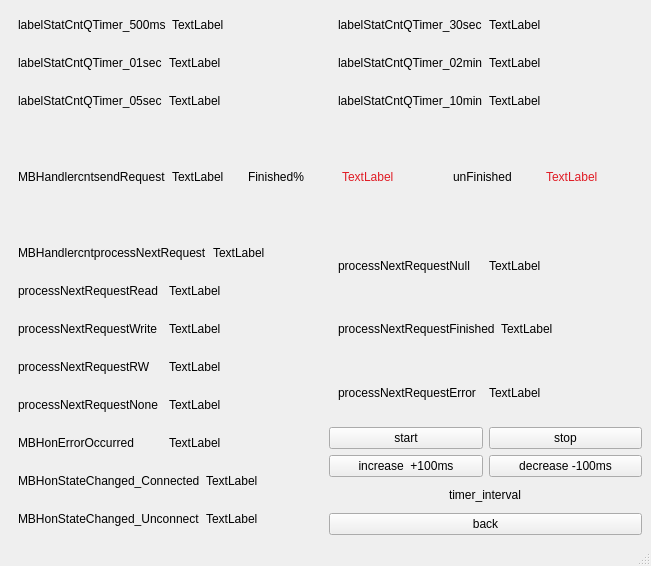
<?xml version="1.0" encoding="UTF-8"?>
<ui version="4.0">
 <class>MainWindowCom3</class>
 <widget class="QMainWindow" name="MainWindowCom3">
  <property name="geometry">
   <rect>
    <x>0</x>
    <y>0</y>
    <width>651</width>
    <height>566</height>
   </rect>
  </property>
  <property name="windowTitle">
   <string>MainWindow</string>
  </property>
  <widget class="QWidget" name="centralwidget">
   <layout class="QVBoxLayout" name="verticalLayout_6">
    <item>
     <layout class="QVBoxLayout" name="verticalLayout">
      <item>
       <layout class="QHBoxLayout" name="horizontalLayout_20">
        <item>
         <widget class="QWidget" name="widget" native="true">
          <layout class="QHBoxLayout" name="horizontalLayout_7">
           <item>
            <widget class="QLabel" name="label">
             <property name="text">
              <string>labelStatCntQTimer_500ms</string>
             </property>
            </widget>
           </item>
           <item>
            <widget class="QLabel" name="labelStatCntQTimer_500ms">
             <property name="text">
              <string>TextLabel</string>
             </property>
            </widget>
           </item>
          </layout>
         </widget>
        </item>
        <item>
         <widget class="QWidget" name="widget_4" native="true">
          <layout class="QHBoxLayout" name="horizontalLayout_3">
           <item>
            <widget class="QLabel" name="label_4">
             <property name="text">
              <string>labelStatCntQTimer_30sec</string>
             </property>
            </widget>
           </item>
           <item>
            <widget class="QLabel" name="labelStatCntQTimer_30sec">
             <property name="text">
              <string>TextLabel</string>
             </property>
            </widget>
           </item>
          </layout>
         </widget>
        </item>
       </layout>
      </item>
      <item>
       <layout class="QHBoxLayout" name="horizontalLayout_21">
        <item>
         <widget class="QWidget" name="widget_2" native="true">
          <layout class="QHBoxLayout" name="horizontalLayout">
           <item>
            <widget class="QLabel" name="label_2">
             <property name="text">
              <string>labelStatCntQTimer_01sec</string>
             </property>
            </widget>
           </item>
           <item>
            <widget class="QLabel" name="labelStatCntQTimer_01sec">
             <property name="text">
              <string>TextLabel</string>
             </property>
            </widget>
           </item>
          </layout>
         </widget>
        </item>
        <item>
         <widget class="QWidget" name="widget_5" native="true">
          <layout class="QHBoxLayout" name="horizontalLayout_4">
           <item>
            <widget class="QLabel" name="label_5">
             <property name="text">
              <string>labelStatCntQTimer_02min</string>
             </property>
            </widget>
           </item>
           <item>
            <widget class="QLabel" name="labelStatCntQTimer_02min">
             <property name="text">
              <string>TextLabel</string>
             </property>
            </widget>
           </item>
          </layout>
         </widget>
        </item>
       </layout>
      </item>
      <item>
       <layout class="QHBoxLayout" name="horizontalLayout_22">
        <item>
         <widget class="QWidget" name="widget_3" native="true">
          <layout class="QHBoxLayout" name="horizontalLayout_2">
           <item>
            <widget class="QLabel" name="label_3">
             <property name="text">
              <string>labelStatCntQTimer_05sec</string>
             </property>
            </widget>
           </item>
           <item>
            <widget class="QLabel" name="labelStatCntQTimer_05sec">
             <property name="text">
              <string>TextLabel</string>
             </property>
            </widget>
           </item>
          </layout>
         </widget>
        </item>
        <item>
         <widget class="QWidget" name="widget_6" native="true">
          <layout class="QHBoxLayout" name="horizontalLayout_5">
           <item>
            <widget class="QLabel" name="label_6">
             <property name="text">
              <string>labelStatCntQTimer_10min</string>
             </property>
            </widget>
           </item>
           <item>
            <widget class="QLabel" name="labelStatCntQTimer_10min">
             <property name="text">
              <string>TextLabel</string>
             </property>
            </widget>
           </item>
          </layout>
         </widget>
        </item>
       </layout>
      </item>
     </layout>
    </item>
    <item>
     <layout class="QHBoxLayout" name="horizontalLayout_6">
      <item>
       <widget class="QWidget" name="widget_7" native="true">
        <layout class="QHBoxLayout" name="horizontalLayout_29">
         <item>
          <widget class="QLabel" name="label_7">
           <property name="text">
            <string>MBHandlercntsendRequest</string>
           </property>
          </widget>
         </item>
         <item>
          <widget class="QLabel" name="labelStatMBHandlercntsendRequest">
           <property name="text">
            <string>TextLabel</string>
           </property>
          </widget>
         </item>
        </layout>
       </widget>
      </item>
      <item>
       <widget class="QWidget" name="widget_19" native="true">
        <layout class="QHBoxLayout" name="horizontalLayout_24">
         <item>
          <widget class="QLabel" name="label_20">
           <property name="text">
            <string>Finished%</string>
           </property>
          </widget>
         </item>
         <item>
          <widget class="QLabel" name="labelStatMBHandlerpercentFinished">
           <property name="text">
            <string>&lt;html&gt;&lt;head/&gt;&lt;body&gt;&lt;p&gt;&lt;span style=&quot; color:#e01b24;&quot;&gt;TextLabel&lt;/span&gt;&lt;/p&gt;&lt;/body&gt;&lt;/html&gt;</string>
           </property>
          </widget>
         </item>
        </layout>
       </widget>
      </item>
      <item>
       <widget class="QWidget" name="widget_20" native="true">
        <layout class="QHBoxLayout" name="horizontalLayout_25">
         <item>
          <widget class="QLabel" name="label_21">
           <property name="text">
            <string>unFinished</string>
           </property>
          </widget>
         </item>
         <item>
          <widget class="QLabel" name="labelStatMBHandlercntunFinished">
           <property name="text">
            <string>&lt;html&gt;&lt;head/&gt;&lt;body&gt;&lt;p&gt;&lt;span style=&quot; color:#e01b24;&quot;&gt;TextLabel&lt;/span&gt;&lt;/p&gt;&lt;/body&gt;&lt;/html&gt;</string>
           </property>
          </widget>
         </item>
        </layout>
       </widget>
      </item>
     </layout>
    </item>
    <item>
     <layout class="QHBoxLayout" name="horizontalLayout_23">
      <item>
       <layout class="QVBoxLayout" name="verticalLayout_2">
        <item>
         <widget class="QWidget" name="widget_8" native="true">
          <layout class="QHBoxLayout" name="horizontalLayout_8">
           <item>
            <widget class="QLabel" name="label_8">
             <property name="text">
              <string>MBHandlercntprocessNextRequest</string>
             </property>
            </widget>
           </item>
           <item>
            <widget class="QLabel" name="labelStatMBHandlercntprocessNextRequest">
             <property name="text">
              <string>TextLabel</string>
             </property>
            </widget>
           </item>
          </layout>
         </widget>
        </item>
        <item>
         <widget class="QWidget" name="widget_9" native="true">
          <layout class="QHBoxLayout" name="horizontalLayout_9">
           <item>
            <widget class="QLabel" name="label_9">
             <property name="text">
              <string>processNextRequestRead</string>
             </property>
            </widget>
           </item>
           <item>
            <widget class="QLabel" name="labelStatMBHandlercntprocessNextRequestRead">
             <property name="text">
              <string>TextLabel</string>
             </property>
            </widget>
           </item>
          </layout>
         </widget>
        </item>
        <item>
         <widget class="QWidget" name="widget_10" native="true">
          <layout class="QHBoxLayout" name="horizontalLayout_10">
           <item>
            <widget class="QLabel" name="label_10">
             <property name="text">
              <string>processNextRequestWrite</string>
             </property>
            </widget>
           </item>
           <item>
            <widget class="QLabel" name="labelStatMBHandlercntprocessNextRequestWrite">
             <property name="text">
              <string>TextLabel</string>
             </property>
            </widget>
           </item>
          </layout>
         </widget>
        </item>
        <item>
         <widget class="QWidget" name="widget_11" native="true">
          <layout class="QHBoxLayout" name="horizontalLayout_11">
           <item>
            <widget class="QLabel" name="label_11">
             <property name="text">
              <string>processNextRequestRW</string>
             </property>
            </widget>
           </item>
           <item>
            <widget class="QLabel" name="labelStatMBHandlercntprocessNextRequestRW">
             <property name="text">
              <string>TextLabel</string>
             </property>
            </widget>
           </item>
          </layout>
         </widget>
        </item>
        <item>
         <widget class="QWidget" name="widget_12" native="true">
          <layout class="QHBoxLayout" name="horizontalLayout_13">
           <item>
            <widget class="QLabel" name="label_13">
             <property name="text">
              <string>processNextRequestNone</string>
             </property>
            </widget>
           </item>
           <item>
            <widget class="QLabel" name="labelStatMBHandlercntprocessNextRequestNone">
             <property name="text">
              <string>TextLabel</string>
             </property>
            </widget>
           </item>
          </layout>
         </widget>
        </item>
       </layout>
      </item>
      <item>
       <layout class="QVBoxLayout" name="verticalLayout_3">
        <item>
         <widget class="QWidget" name="widget_13" native="true">
          <layout class="QHBoxLayout" name="horizontalLayout_14">
           <item>
            <widget class="QLabel" name="label_14">
             <property name="text">
              <string>processNextRequestNull</string>
             </property>
            </widget>
           </item>
           <item>
            <widget class="QLabel" name="labelStatMBHandlercntprocessNextRequestNull">
             <property name="text">
              <string>TextLabel</string>
             </property>
            </widget>
           </item>
          </layout>
         </widget>
        </item>
        <item>
         <widget class="QWidget" name="widget_14" native="true">
          <layout class="QHBoxLayout" name="horizontalLayout_15">
           <item>
            <widget class="QLabel" name="label_15">
             <property name="text">
              <string>processNextRequestFinished</string>
             </property>
            </widget>
           </item>
           <item>
            <widget class="QLabel" name="labelStatMBHandlercntprocessNextRequestFinished">
             <property name="text">
              <string>TextLabel</string>
             </property>
            </widget>
           </item>
          </layout>
         </widget>
        </item>
        <item>
         <widget class="QWidget" name="widget_15" native="true">
          <layout class="QHBoxLayout" name="horizontalLayout_16">
           <item>
            <widget class="QLabel" name="label_16">
             <property name="text">
              <string>processNextRequestError</string>
             </property>
            </widget>
           </item>
           <item>
            <widget class="QLabel" name="labelStatMBHandlercntprocessNextRequestError">
             <property name="text">
              <string>TextLabel</string>
             </property>
            </widget>
           </item>
          </layout>
         </widget>
        </item>
       </layout>
      </item>
     </layout>
    </item>
    <item>
     <layout class="QHBoxLayout" name="horizontalLayout_28">
      <item>
       <layout class="QVBoxLayout" name="verticalLayout_4">
        <item>
         <widget class="QWidget" name="widget_16" native="true">
          <layout class="QHBoxLayout" name="horizontalLayout_17">
           <item>
            <widget class="QLabel" name="label_17">
             <property name="text">
              <string>MBHonErrorOccurred</string>
             </property>
            </widget>
           </item>
           <item>
            <widget class="QLabel" name="labelStatMBHandlercntonErrorOccurred">
             <property name="text">
              <string>TextLabel</string>
             </property>
            </widget>
           </item>
          </layout>
         </widget>
        </item>
        <item>
         <widget class="QWidget" name="widget_17" native="true">
          <layout class="QHBoxLayout" name="horizontalLayout_18">
           <item>
            <widget class="QLabel" name="label_18">
             <property name="text">
              <string>MBHonStateChanged_Connected</string>
             </property>
            </widget>
           </item>
           <item>
            <widget class="QLabel" name="labelStatMBHandlercntonStateChanged_ConnectedState">
             <property name="text">
              <string>TextLabel</string>
             </property>
            </widget>
           </item>
          </layout>
         </widget>
        </item>
        <item>
         <widget class="QWidget" name="widget_18" native="true">
          <layout class="QHBoxLayout" name="horizontalLayout_19">
           <item>
            <widget class="QLabel" name="label_19">
             <property name="text">
              <string>MBHonStateChanged_Unconnect</string>
             </property>
            </widget>
           </item>
           <item>
            <widget class="QLabel" name="labelStatMBHandlercntonStateChanged_UnconnectedState">
             <property name="text">
              <string>TextLabel</string>
             </property>
            </widget>
           </item>
          </layout>
         </widget>
        </item>
       </layout>
      </item>
      <item>
       <layout class="QVBoxLayout" name="verticalLayout_5">
        <item>
         <layout class="QHBoxLayout" name="horizontalLayout_26">
          <item>
           <widget class="QPushButton" name="pushButtonStart">
            <property name="text">
             <string>start</string>
            </property>
           </widget>
          </item>
          <item>
           <widget class="QPushButton" name="pushButtonStop">
            <property name="text">
             <string>stop</string>
            </property>
           </widget>
          </item>
         </layout>
        </item>
        <item>
         <layout class="QHBoxLayout" name="horizontalLayout_27">
          <item>
           <widget class="QPushButton" name="pushButtonIncrease">
            <property name="text">
             <string>increase  +100ms</string>
            </property>
           </widget>
          </item>
          <item>
           <widget class="QPushButton" name="pushButtonDecrease">
            <property name="text">
             <string>decrease -100ms</string>
            </property>
           </widget>
          </item>
         </layout>
        </item>
        <item alignment="Qt::AlignHCenter">
         <widget class="QLabel" name="labelTimerInterval">
          <property name="text">
           <string>timer_interval</string>
          </property>
         </widget>
        </item>
        <item>
         <widget class="QPushButton" name="pushButtonBack">
          <property name="text">
           <string>back</string>
          </property>
         </widget>
        </item>
       </layout>
      </item>
     </layout>
    </item>
   </layout>
  </widget>
  <widget class="QMenuBar" name="menubar">
   <property name="geometry">
    <rect>
     <x>0</x>
     <y>0</y>
     <width>651</width>
     <height>22</height>
    </rect>
   </property>
  </widget>
  <widget class="QStatusBar" name="statusbar"/>
 </widget>
 <resources/>
 <connections/>
</ui>
